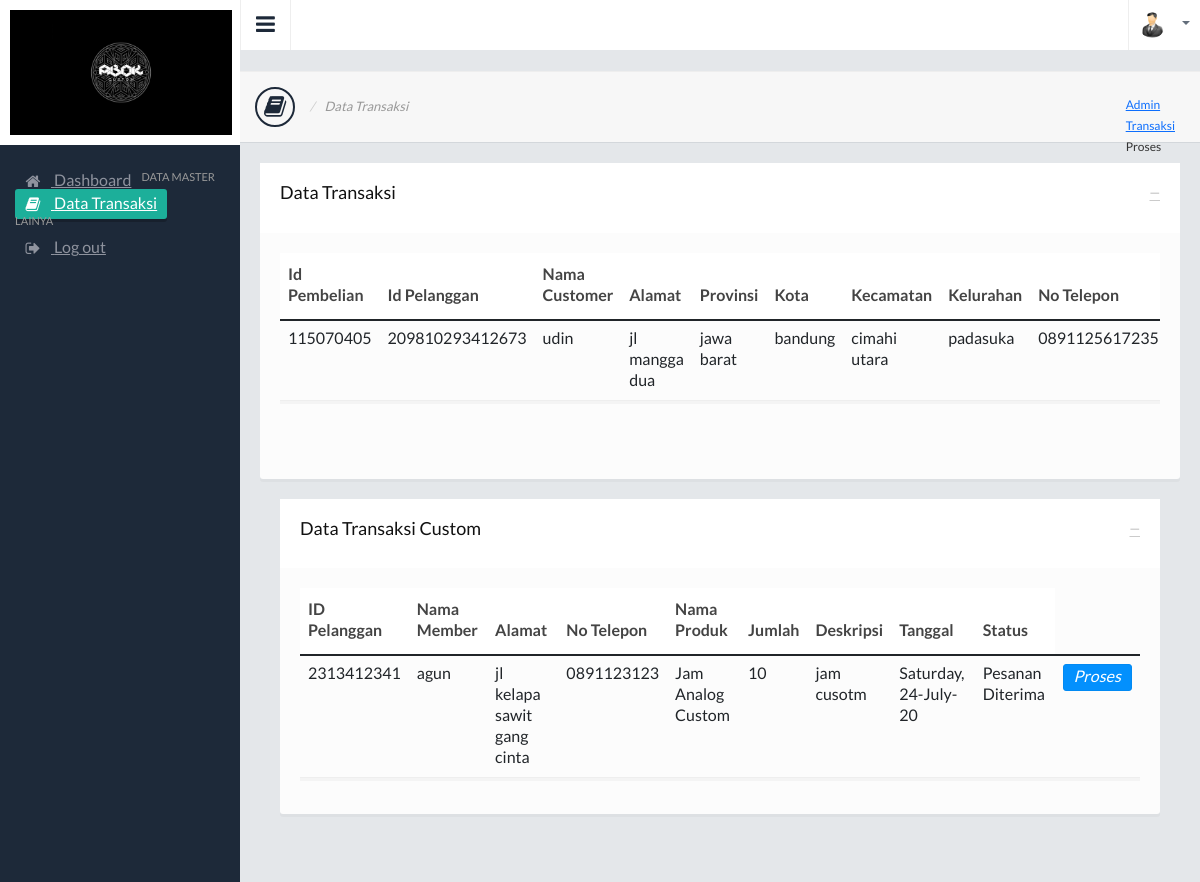
/c_toko/tampilpembelian, run on the app's committed database.
### tables this page shows
CREATE TABLE `pembelian` (
  `id_pembelian` varchar(15) NOT NULL,
  `nik` varchar(15) NOT NULL,
  `nama_customer` varchar(50) NOT NULL,
  `alamat` varchar(300) NOT NULL,
  `provinsi` varchar(50) NOT NULL,
  `kota` varchar(50) NOT NULL,
  `kecamatan` varchar(50) NOT NULL,
  `kelurahan` varchar(50) NOT NULL,
  `no_telp` varchar(50) NOT NULL,
  `id_produk` varchar(15) NOT NULL,
  `nama_barang` varchar(50) NOT NULL,
  `jumlah` varchar(50) NOT NULL,
  `tanggal` varchar(50) NOT NULL,
  `status` varchar(50) NOT NULL
);

CREATE TABLE `pembelianmember` (
  `id_pembelianm` varchar(50) NOT NULL,
  `nik` varchar(20) NOT NULL,
  `nama_member` varchar(100) NOT NULL,
  `alamat` varchar(300) NOT NULL,
  `no_telp` varchar(15) NOT NULL,
  `nama_produk` varchar(50) NOT NULL,
  `jumlah` varchar(10) NOT NULL,
  `deskripsi` varchar(500) NOT NULL,
  `tanggal` varchar(20) NOT NULL,
  `status` varchar(30) NOT NULL
);

### application/controllers/c_toko.php (called while the page is built, shortened)
<?php
class c_toko extends CI_Controller {
	function __construct(){
        $this->load->model('m_toko');
        $this->load->helper('url');
        $this->load->helper('form');
        $this->load->library('session');
    }
    public function tampilpembelian()
    {
        $this->data['pembelian'] = $this->m_toko->tampildatapembelian('pembelian');
         $this->data['pembelianmember'] = $this->m_toko->tampildatapembelianmember('pembelianmember');
        $this->load->view('user/v_data_pembelian', $this->data);
    }
}
?>

### index.php (called while the page is built, shortened)
<?php
require_once BASEPATH.'core/CodeIgniter.php';

### application/models/m_toko.php (called while the page is built, shortened)
<?php if ( ! defined('BASEPATH')) exit('no direct script access allowed');
class M_toko extends CI_Model {
		public function tampildatapembelian($table)
		{
		$data = $this->db->get($table);
		return $data->result_array();
		}
		public function tampildatapembelianmember($table)
		{
		$data = $this->db->get($table);
		return $data->result_array();
		}
	}
?>

### application/views/user/v_data_pembelian.php (the view, shortened to what this page needs)
<!DOCTYPE html>
<html lang="en">
<head>
  <link href="<?php echo base_url()."assets/"; ?>css/style.default.css" rel="stylesheet">
  <link href="<?php echo base_url()."assets/"; ?>css/jquery.datatables.css" rel="stylesheet">
</head>
<body>
<section>
  <div class="leftpanel">
    <div class="logopanel">
        <img height="125" src="<?php echo base_url()."assets/"; ?>images/abokbg.jpeg">
    </div>
    <div class="leftpanelinner">
     <br>
      <ul class="nav nav-pills nav-stacked nav-bracket">
        <li><a href="<?php echo base_url();?>c_toko/dashboardadmin"><i class="fa fa-home"></i> <span>Dashboard</span></a></li>
      <h5 class="sidebartitle">Data Master</h5>
        <li  class="active"><a href="<?php echo base_url();?>c_toko/tampilpembelian"><i class="fa fa-book"></i> <span>Data Transaksi</span></a></li>
      </ul>
       <h5 class="sidebartitle">Lainya</h5>
       <ul class="nav nav-pills nav-stacked nav-bracket">
        <li><a href="<?php echo base_url();?>c_toko/do_logout"><i class="fa fa-sign-out"></i> <span>Log out</span></a></li>
      </ul>
    </div>
  </div>
  <div class="mainpanel">
    <div class="headerbar">
      <a class="menutoggle"><i class="fa fa-bars"></i></a>
      <div class="header-right">
        <ul class="headermenu">
          <li>
            <div class="btn-group">
              <button type="button" class="btn btn-default dropdown-toggle" data-toggle="dropdown">
                <img src="<?php echo base_url()."assets/"; ?>images/photos/user1.jpg" alt="" />
              </button>
            </div>
          </li>
        </ul>
      </div>
    </div>
    <br>
   <div class="pageheader">
      <h2><i class="fa fa-book"></i> <span>Data Transaksi</span></h2>
      <div class="breadcrumb-wrapper">
        <ol class="breadcrumb">
          <li><a href="<?php echo base_url();?>c_toko/dashboardadmin">Admin</a></li>
          <li><a href="<?php echo base_url();?>c_barang">Transaksi</a></li>
          <li class="active">Proses</li>
        </ol>
      </div>
    </div>
    <div class="contentpanel">
      <div class="panel panel-default">
        <div class="panel-heading">
          <div class="panel-btns">
          <a href="#" class="minimize">&minus;</a>
          </div>
          <h3 class="panel-title">Data Transaksi</h3>
        </div>
       <div class="panel-body">
          <div class="table-responsive">
            <table class="table" id="table1">
              <thead>
                 <tr>
                      <th>Id Pembelian</th>
                      <th>Id Pelanggan</th>
                      <th>Nama Customer</th>
                      <th>Alamat</th>
                      <th>Provinsi</th>
                      <th>Kota</th>
                      <th>Kecamatan</th>
                      <th>Kelurahan</th>
                      <th>No Telepon</th>
                 </tr>
              </thead>
              <tbody>
                 <?php
                  foreach ($pembelian as $data) { ?>
                  <tr>
                  <td><?php echo $data['id_pembelian']; ?></td>
                  <td><?php echo $data['nik']; ?></td>
                  <td><?php echo $data['nama_customer']; ?></td>
                  <td><?php echo $data['alamat']; ?></td>
                  <td><?php echo $data['provinsi']; ?></td>
                  <td><?php echo $data['kota']; ?></td>
                  <td><?php echo $data['kecamatan']; ?></td>
                  <td><?php echo $data['kelurahan']; ?></td>
                  <td><?php echo $data['no_telp']; ?></td>
                  </tr>
                  <?php } ?>
              </tbody>
           </table>
           <br>
           <br>
            </div>
        </div>
      </div>
      <div class="contentpanel">
      <div class="panel panel-default">
        <div class="panel-heading">
          <div class="panel-btns">
          <a href="#" class="minimize">&minus;</a>
          </div>
          <h3 class="panel-title">Data Transaksi Custom</h3>
        </div>
   <div class="panel-body">
          <div class="table-responsive">
            <table class="table" id="table1">
                   <thead>
                 <tr>
                      <th>ID Pelanggan</th>
                      <th>Nama Member</th>
                      <th>Alamat</th>
                      <th>No Telepon</th>
                      <th>Nama Produk</th>
                      <th>Jumlah</th>
                      <th>Deskripsi</th>
                      <th>Tanggal</th>
                      <th>Status</th>
                 </tr>
              </thead>
              <tbody>
                 <?php
                  foreach ($pembelianmember as $data) { ?>
                  <tr>
                  <td><?php echo $data['nik']; ?></td>
                  <td><?php echo $data['nama_member']; ?></td>
                  <td><?php echo $data['alamat']; ?></td>
                  <td><?php echo $data['no_telp']; ?></td>
                  <td><?php echo $data['nama_produk']; ?></td>
                  <td><?php echo $data['jumlah']; ?></td>
                  <td><?php echo $data['deskripsi']; ?></td>
                  <td><?php echo $data['tanggal']; ?></td>
                  <td><?php echo $data['status']; ?></td>
                  <td>
  <a class="btn btn-lightblue btn-xs" href='<?php echo base_url()."c_toko/ubah_pembelianmember/".$data['id_pembelianm'];?>'><i>Proses</i></a>
                </td>
                  </tr>
                  <?php } ?>
              </tbody>
           </table>
          </div>
        </div>
      </div>
    </div>
</section>
</body>
</html>

### assets/css/style.default.css (style rules this page uses)
body { background: #1d2939; font-family: 'LatoRegular', 'Lucida Grande', 'Lucida Sans Unicode', Helvetica, sans-serif !important; line-height: 21px; color: #636e7b; overflow: hidden; }
h1,h2,h3,h4,h5 { font-family: 'LatoRegular', 'Lucida Grande', 'Lucida Sans Unicode', Helvetica, sans-serif; }
.headerbar { border-left: 1px solid #eee; background: #fff; }
.headerbar::after { clear: both; display: block; content: ''; }
.menutoggle { float: left; width: 50px; height: 50px; font-size: 22px; padding: 14px 0 0 15px; cursor: pointer; float: left; color: #1d2939; border-right: 1px solid #eee; -moz-transition: all 0.2s ease-out 0s; -webkit-transition: all 0.2s ease-out 0s; transition: all 0.2s ease-out 0s; }
.header-right { float: right; }
.headermenu { list-style: none; }
.headermenu > li { display: inline-block; float: left; border-left: 1px solid #eee; position: relative; }
.headermenu .dropdown-toggle { padding: 12px 10px; border-color: #fff; background: #fff; -moz-border-radius: 0; -webkit-border-radius: 0; border-radius: 0; border: 0; }
.headermenu .dropdown-toggle img { vertical-align: middle; margin-right: 5px; width: 26px; -moz-border-radius: 50px; -webkit-border-radius: 50px; border-radius: 50px; }
.headermenu .btn-group { margin-bottom: 0; }
.leftpanel { width: 240px; position: absolute; top: 0; left: 0; }
.logopanel { padding: 10px; background: #fff; }
.leftpanelinner { padding: 5px 15px; }
.sidebartitle { font-size: 11px; text-transform: uppercase; color: #999; margin-bottom: 10px; }
.nav-bracket > li > a { color: #8f939e; padding: 7px 10px; }
.nav-bracket > li.active > a, .nav-bracket > li.active > a:hover, .nav-bracket > li.active > a:focus { background-color: #1caf9a; color: #fff; }
.nav-bracket > li.active > a { -moz-box-shadow: 0 3px 0 rgba(0,0,0,0.2); -webkit-box-shadow: 0 3px 0 rgba(0,0,0,0.2); box-shadow: 0 3px 0 rgba(0,0,0,0.2); }
.nav-bracket li .fa, .nav-bracket li .glyphicon { font-size: 16px; vertical-align: middle; margin-right: 10px; width: 16px; text-align: center; }
.mainpanel { margin-left: 240px; background: #e4e7ea; min-height: 1000px; }
.pageheader { padding: 15px; border-bottom: 1px solid #d3d7db; border-top: 1px solid #eee; background: #f7f7f7; position: relative; }
.pageheader h2 { font-size: 28px; color: #1D2939; letter-spacing: -0.5px; margin: 0; }
.pageheader .glyphicon, .pageheader .fa { font-size: 24px; margin-right: 5px; padding: 6px 7px; border: 2px solid #1D2939; -moz-border-radius: 50px; -webkit-border-radius: 50px; border-radius: 50px; }
.pageheader h2 span { font-size: 13px; text-transform: none; color: #999; font-style: italic; vertical-align: middle; letter-spacing: 0; }
.pageheader h2 span::before { content: '/'; margin: 0 10px 0 5px; color: #ccc; }
.pageheader .breadcrumb-wrapper { position: absolute; top: 23px; right: 25px; }
.pageheader .breadcrumb { background: none; display: inline-block; padding: 0; }
.pageheader .breadcrumb li { font-size: 12px; }
.pageheader .breadcrumb li.active { color: #333; }
.contentpanel { padding: 20px; }
.contentpanel::after { clear: both; display: block; content: ''; }

### data on the page
pembelian: id_pembelian "115070405", nik "209810293412673", nama_customer "udin", alamat "jl mangga dua", provinsi "jawa barat", kota "bandung", kecamatan "cimahi utara", kelurahan "padasuka", no_telp "0891125617235"
pembelianmember: nik "2313412341", nama_member "agun", alamat "jl kelapa sawit gang cinta", no_telp "0891123123", nama_produk "Jam Analog Custom", jumlah "10", deskripsi "jam cusotm", tanggal "Saturday, 24-July-20", status "Pesanan Diterima"
